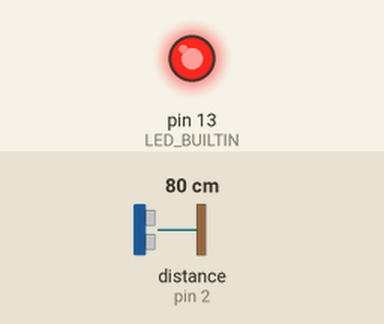
Bench run of a sketch on a simulated Arduino Uno, built with avr-gcc and run on an emulated ATmega328P. On the bench: output pins drawn as LEDs (lit = HIGH). Wiring (from diagram.json): ultrasonic range finder: trigger pin 3; echo pin 2. The test bench sets the inputs (shaded band); at power-on: distance to the obstacle (sensor on pin 2) 80 cm. The echo pulse lasts 58.3 µs per cm; pins used as bus, display or sensor lines are not drawn; what the sketch prints to the serial monitor is not drawn.

Above: at 0.1 s.
Timing chart, 0 to 1.6 s (numbered marks = the images above):
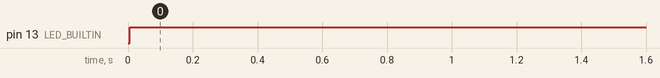

Measured:
- by itself, pin 13 (LED_BUILTIN): LOW → HIGH at 0.01 s

The sketch:

sketch.ino
```cpp
#define ECHO_PIN 2
#define TRIG_PIN 3
void setup() {
  Serial.begin(115200);
  pinMode(LED_BUILTIN, OUTPUT);
  pinMode(TRIG_PIN, OUTPUT);
  pinMode(ECHO_PIN, INPUT);
}
float obterDistanciaEmMetros() {
  digitalWrite(TRIG_PIN, LOW);
  delayMicroseconds(2);
  digitalWrite(TRIG_PIN, HIGH);
  delayMicroseconds(10);
  digitalWrite(TRIG_PIN, LOW);
  int duration = pulseIn(ECHO_PIN, HIGH);
  float distanciaCm = duration * 0.034 / 2;
  float distanciaMetros = distanciaCm/100;
  return distanciaMetros;
}
void delayDeAcordoSeEstaAtivo(bool temAlguem){
  if(temAlguem){
    Serial.println(" Próxima verificação em 5 minutos !");
    delay(300000);
  } else {
    delay(100);
  }
}
void loop() {
  float distanciaEmMetros = obterDistanciaEmMetros();
  int METROS_PARA_ACENDER_LUZ = 2;

  bool chegouAlguem = distanciaEmMetros < METROS_PARA_ACENDER_LUZ;
  digitalWrite(LED_BUILTIN, chegouAlguem);

  String mensagemSeEstaLigado = chegouAlguem == true ? "sim ! " : "não ! ";
  Serial.print("Lâmpada está ligada: " + mensagemSeEstaLigado);
  Serial.print(obterDistanciaEmMetros());
  Serial.println(" metros !");

  delayDeAcordoSeEstaAtivo(chegouAlguem);
}
```
